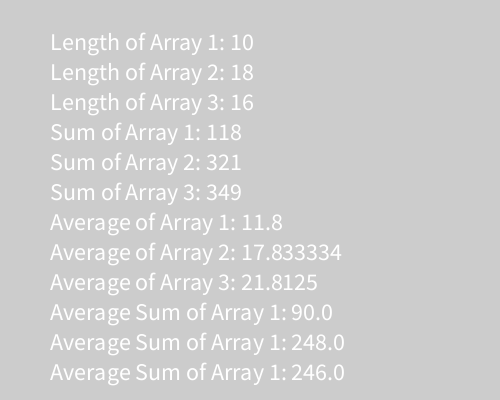
Frame 1 (no input)
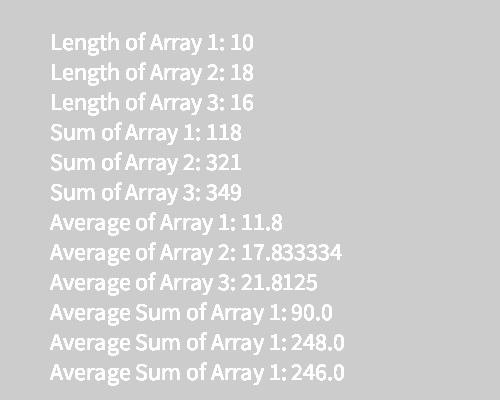
Frame 60 (the mouse pressed at the canvas centre just before this capture)
Frame 120 (the mouse held since frame 60 and released just before this capture): identical to frame 60, image omitted

The Processing sketch that drew these frames (run headless with seeded random() and noise(); from frame 60 on, the mouse is pressed at the canvas centre):

// Processing sketch: processing_56127
// ── processing_56127.pde

int [] numList = {
  2, 6, 18, 19, 20, 4, 7, 9, 15, 18
};

int [] funList = {
  7, 18, 25, 3, 15, 9, 7, 18, 20, 1, 44, 12, 33, 19, 21, 50, 17, 2
};

int [] bumList = {
  22, 4, 13, 12, 8, 3, 24, 25, 16, 88, 61, 20, 1, 26, 15, 11
};

void setup() {
  size(500, 400);
  textSize (24);
}

void draw() {
  text ("Length of Array 1: " + numList.length, 50, 50);
  text ("Length of Array 2: " + funList.length, 50, 80);
  text ("Length of Array 3: " + bumList.length, 50, 110);
  text ("Sum of Array 1: "+sumArray(numList), 50, 140);
  text ("Sum of Array 2: "+sumArray(funList), 50, 170);
  text ("Sum of Array 3: "+sumArray(bumList), 50, 200);
  text ("Average of Array 1: "+avgSum(numList), 50, 230);
  text ("Average of Array 2: "+avgSum(funList), 50, 260);
  text ("Average of Array 3: "+avgSum(bumList), 50, 290);
  text ("Average Sum of Array 1: "+aboveAvg(numList), 50, 320);
  text ("Average Sum of Array 1: "+aboveAvg(funList), 50, 350);
  text ("Average Sum of Array 1: "+aboveAvg(bumList), 50, 380);
}

int sumArray(int []array) {
  int sumNum=0;
  for (int i=0; i<array.length;i++) {
    sumNum+=array[i];
  }
  return sumNum;
}

float avgSum(int [] array) {
  float sumNum=0;
  for (int i=0;i<array.length;i++) {
    sumNum+=array[i];
  }
  return sumNum/array.length;
}

float aboveAvg(int[] array) {
  float sumNum = 0;
 for (int i=0; i<array.length;i++){
  if (array [i]>avgSum(array)){
   sumNum=sumNum+array [i];
  }
 }
return sumNum; 
}
